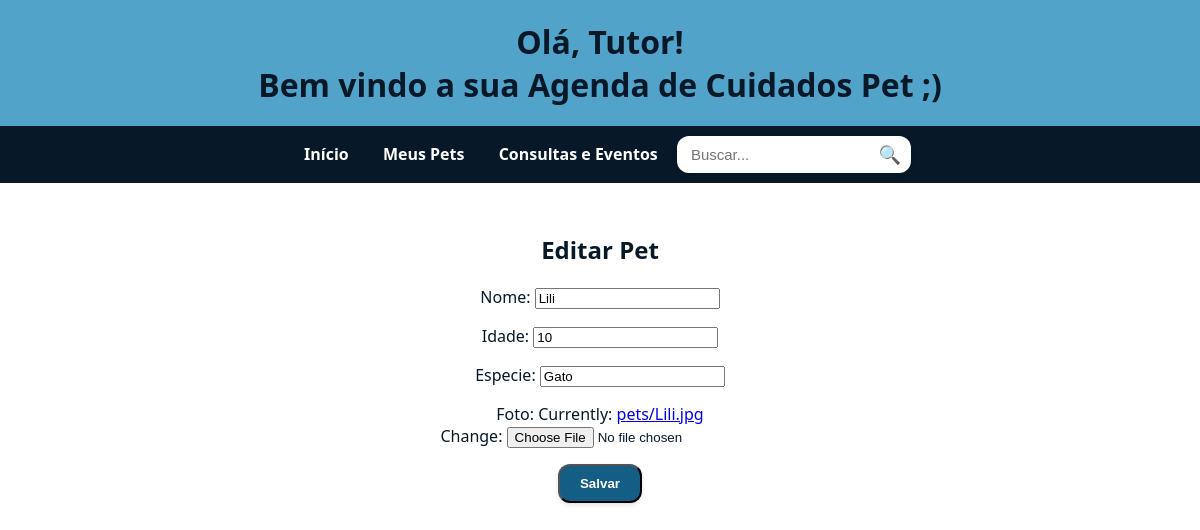
Screenshot of /pets/editar/1/ with the database file from the repository.
### agenda/models.py (models this page shows, shortened)
class Pet(models.Model):
    nome = models.CharField(max_length=100)
    idade = models.PositiveIntegerField()
    especie = models.CharField(max_length=50)
    foto = models.ImageField(upload_to='pets/')

### agenda/views.py (the view)
# urls.py: path('pets/editar/<int:id>/', views.editar_pet, name='editar_pet'),
def editar_pet(request, id):
    pet = get_object_or_404(Pet, pk=id)
    form = PetForm(request.POST or None, request.FILES or None, instance=pet)
    if form.is_valid():
        form.save()
        return redirect('listar_pets')
    return render(request, 'agenda/form_pet.html', {'form': form})

### agenda/forms.py
class PetForm(forms.ModelForm):
    class Meta:
        model = Pet
        fields = '__all__'

### agenda/templates/agenda/form_pet.html (shortened to what this page needs)
{% extends 'agenda/base.html' %}
{% block content %}
  <h2>{% if form.instance.pk %}Editar Pet{% else %}Cadastrar Pet{% endif %}</h2>
  <form method="post" enctype="multipart/form-data">
    {{ form.as_p }}
    <button type="submit" class="create-buttom">Salvar</button>
  </form>
{% endblock %}

### agenda/static/css/estilo.css (style rules this page uses)
body { font-family: 'Segoe UI', Tahoma, Geneva, Verdana, sans-serif; margin: 0; padding: 0; background-color: #ffffff; color: #071928; }
h2, h3 { margin-top: 30px; color: #071928; }
.create-buttom { display: inline-block; padding: 10px 20px; background-color: #145D84; color: white; text-decoration: none; font-weight: bold; border-radius: 12px; margin-bottom: 1rem; box-shadow: 0 2px 5px rgba(0, 0, 0, 0.1); transition: background-color 0.3s ease; }

### rows the page displays
Pet: nome "Lili", idade "10", especie "Gato"
